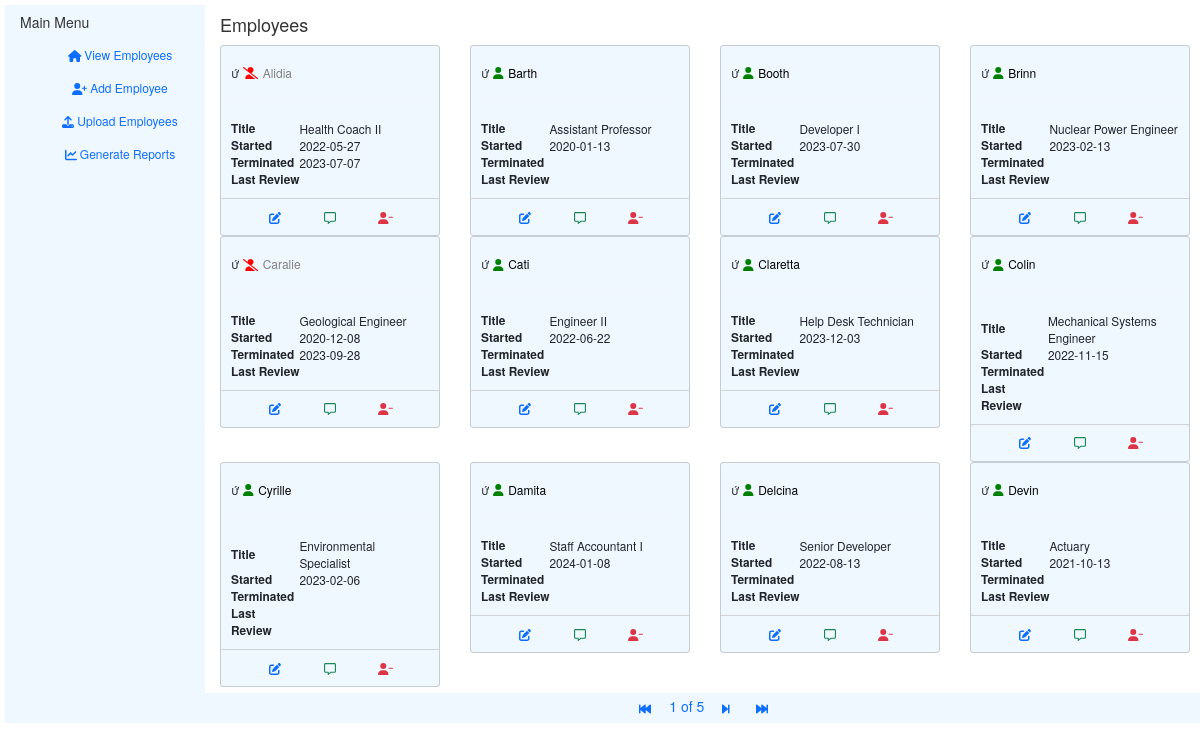
Before: / with the older database file.
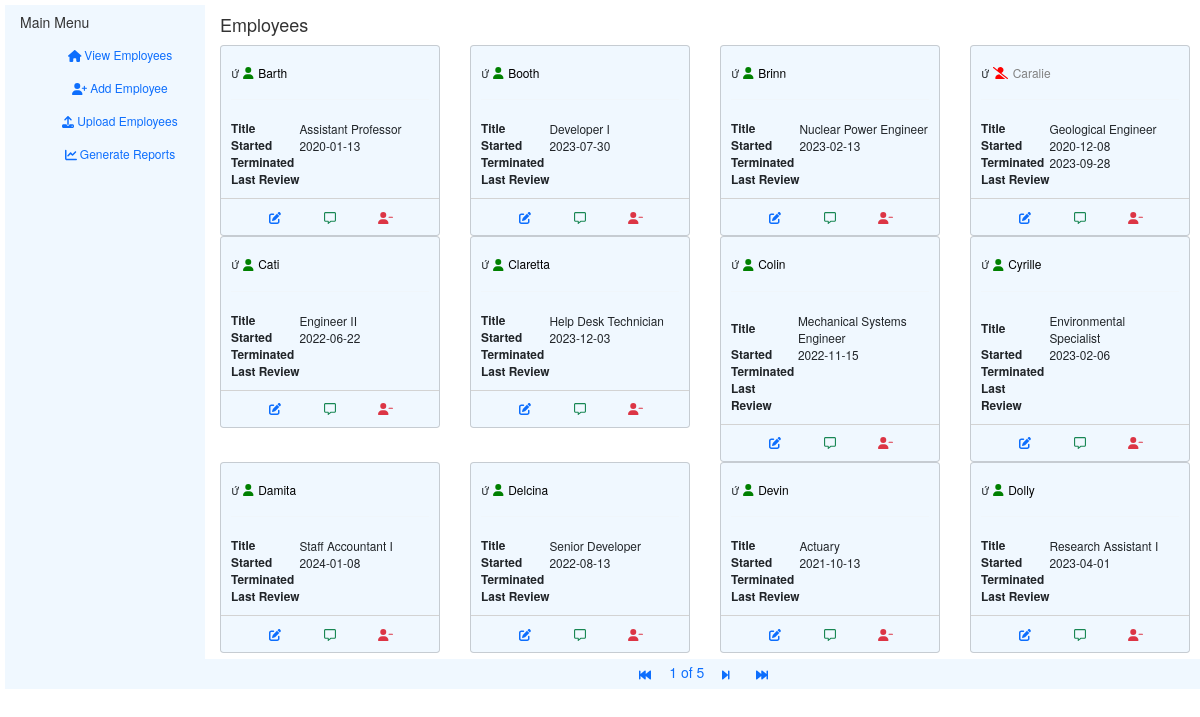
After: the same page with the newer database file.
### models.py (models this page shows)
class Employee(Model):
    id = IntegerField(primary_key=True)
    name = CharField()
    address=CharField(null=True)
    ssn=CharField(null=True)
    dob = DateField()
    title=CharField()
    started=DateField()
    ended=DateField(null=True)
    class Meta:
        database = db
        db_table = 'Employee'

### app.py (the view)
@app.route('/', methods=['GET', 'POST'])
def index():
    if request.method == 'POST':
        value = int(request.form['edit'])
        return redirect(url_for('edit', id=value))
    employees = get_employees()
    page = request.args.get('page', 1, type=int)
    per_page = 12
    start = (page - 1) * per_page
    end = start + per_page
    total_pages = (employees.count() + per_page - 1) // per_page
    data = employees[start:end]
    return render_template('index.html', employees=data,pages=total_pages, page=page)

### models.py (called while the page is built)
def get_employees():
   return (Employee.select(Employee,fn.Max(Review.review_date).alias("last_review"))
               .join(Review,JOIN.LEFT_OUTER)
               .group_by(Employee)
               .order_by(Employee.name))

### templates/index.html (shortened to what this page needs)
{% extends "base.html" %}
{% block content %}
    <h4>Employees</h4>
    <div class="row">
        {% for e in employees %}
            <div class="col-sm-3">
                <div class="card" style="background-color:aliceblue;">
                    <div class="card-body">
                        <h6 class="card-title glyphicon-indent-right">
                            <i class="fa {{ 'fa-user' if not e.ended else 'fa-user-slash' }}"
                               style="margin-right:5px; {{ 'color:green;' if not e.ended else 'color:red;' }}"></i><span style="color: {{ 'black' if not e.ended else 'gray' }};">{{ e.name }}</span>
                        </h6>
                        <hr/>
                        <div class="card-text small">
                            <table>
                                <tr>
                                    <th>Title</th>
                                    <td>{{ e.title }}</td>
                                </tr>
                                <tr>
                                <tr>
                                    <th>Started</th>
                                    <td>{{ e.started }}</td>
                                </tr>
                                <tr>
                                    <th>Terminated</th>
                                    <td>{{ e.ended if e.ended }}</td>
                                </tr>
                                <tr>
                                    <th>Last Review</th>
                                    <td>{{ e.last_review if e.last_review }}</td>
                                </tr>
                            </table>
                        </div>
                    </div>
                    <div class="container-fluid button-container">
                        <form style="float:left;margin-top:3px;" class="text-center" method="POST">
                            <button name="edit" value="{{ e.id }}" title="Edit {{ e.name }}"
                                    style="margin-right: 5px;"
                                    class="btn btn-sm btn-outline-primary card_button" type="submit">
                                <i class="fa fa-edit"></i></button>
                        </form>
                        <div style="float:left;margin-top:3px;" class="text-center">
                            <button onclick="review({{ e.id }},'{{ e.name }}')"
                                    value="{{ e.id }}"
                                    style="margin-right: 5px;"
                                    title="Perform annual review for {{ e.name }}"
                                    class="btn btn-sm btn-outline-success card_button">
                                <i class="far fa-comment-alt"></i></button>
                        </div>
                        <div style="float:left;margin-top:3px;" class="text-center">
                            <button onclick="test({{ e.id }},'{{ e.name }}')"
                                    value="{{ e.id }}"
                                    title="Delete {{ e.name }}"
                                    class="btn btn-sm btn-outline-danger card_button">
                                <i class="fa fa-user-minus"></i></button>
                        </div>
                    </div>
                </div>
            </div>
        {% endfor %}
        <div class="text-center" style="background-color: aliceblue;margin-top:6px;">
             <a class="btn btn-sm btn-outline-primary "
                   href="{{ url_for('index',page=1) }}">
                    <i class="fa fa-fast-backward" style="padding-right: 3px;"></i></a>
            <span class="text-primary">{{ page }} of {{ pages }}</span>
            {% if page < pages %}
                <a class="btn btn-sm btn-outline-primary"
                   href="{{ url_for('index',page=page + 1) }}"><i class="fa fa-step-forward"
                                                                       style="padding-left: 3px;"></i></a>
            {% endif %}
                     <a class="btn btn-sm btn-outline-primary "
                   href="{{ url_for('index',page=pages) }}">
                    <i class="fa fa-fast-forward" style="padding-right: 3px;"></i></a>
        </div>
    </div>
{% endblock %}

### templates/base.html (shortened to what this page needs)
<!DOCTYPE html>
<html lang="en">
<head>
    <link rel="stylesheet" href="https://cdn.jsdelivr.net/npm/bootstrap@5.3.3/dist/css/bootstrap.min.css"
>
    <link rel="stylesheet" href="{{ url_for('static',filename='css/bootstrap.css') }}">
    <link rel="stylesheet" href="{{ url_for('static',filename='fa/css/fontawesome.css') }}">
    <link rel="stylesheet" href="{{ url_for('static',filename='styles.css') }}">
</head>
<body class="container-fluid" style="margin:5px;">
<div class="row">
    <div class="col-sm-2 flex-column" style="background-color: aliceblue;">
        <h5>Main Menu</h5>
        <a href="/" class=" btn-sm btn btn-outline-primary menubtn"><i class="fa fa-home"
                                                                       style="padding-right: 3px;"></i>View
            Employees</a>
        <a href="/add" class=" btn-sm btn btn-outline-primary menubtn"><i class="fa fa-user-plus"
                                                                          style="padding-right: 3px;"></i>Add
            Employee</a>
        <a href="/upload" class=" btn-sm btn btn-outline-primary menubtn"><i class="fa fa-upload"
                                                                             style="padding-right: 3px;"></i>Upload
            Employees</a>
        <a href="/reports" class="btn  btn-sm btn-outline-primary menubtn"><i class="fas fa-chart-line"
                                                                              style="padding-right: 3px;"></i>Generate
            Reports</a>
    </div>
    <div class="col-sm-10">
        {% block content %}
        {% endblock %}
    </div>
</body>
</html>

### static/styles.css (style rules this page uses)
.menubtn { width: 200px; margin-bottom: 3px; }
.card_button { width: 50px; }
.button-container { border-top:1px solid lightgray; display: flex; align-items: center; justify-content: center; margin-bottom:3px; }

Changed rows visible on the page:
removed Employee: name "Alidia", title "Health Coach II", started "2022-05-27", ended "2023-07-07"
now on this page (row unchanged): Employee: name "Dolly", title "Research Assistant I", started "2023-04-01"
